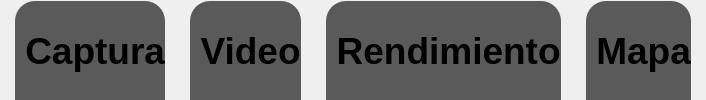
        <widget class="QGroupBox" name="buttonGroupBox">
         <property name="minimumSize">
          <size>
           <width>0</width>
           <height>40</height>
          </size>
         </property>
         <property name="styleSheet">
          <string notr="true">border-radius: 5px;
border-color: rgb(255, 255, 255);</string>
         </property>
         <property name="title">
          <string/>
         </property>
         <layout class="QHBoxLayout" name="horizontalLayout_2">
          <property name="spacing">
           <number>25</number>
          </property>
          <property name="leftMargin">
           <number>15</number>
          </property>
          <property name="topMargin">
           <number>1</number>
          </property>
          <property name="rightMargin">
           <number>15</number>
          </property>
          <property name="bottomMargin">
           <number>0</number>
          </property>
          <item>
           <widget class="QPushButton" name="frameButton">
            <property name="enabled">
             <bool>true</bool>
            </property>
            <property name="sizePolicy">
             <sizepolicy hsizetype="Minimum" vsizetype="Preferred">
              <horstretch>0</horstretch>
              <verstretch>0</verstretch>
             </sizepolicy>
            </property>
            <property name="font">
             <font>
              <family>Ubuntu</family>
              <pointsize>28</pointsize>
              <italic>false</italic>
              <bold>true</bold>
              <strikeout>false</strikeout>
             </font>
            </property>
            <property name="styleSheet">
             <string notr="true">QPushButton {
    background-color:rgb(90, 90, 90) ;
    border: none ; 
	border-top-right-radius: 20px;
	border-top-left-radius: 20px;
	border-bottom-right-radius: 0px;
	border-bottom-left-radius: 0px;
}

QPushButton:hover {
	background-color: qlineargradient(spread:repeat, x1:0.50565, y1:1, x2:0.5, y2:0, stop:0 rgba(113, 120, 138, 220), stop:0.892045 rgba(255,255,255,255));
}
QPushButton:Disabled{
    background-color:rgb(216,216,216) ;
    border: none ; 
	border-top-right-radius: 20px;
	border-top-left-radius: 20px;
	border-bottom-right-radius: 0px;
	border-bottom-left-radius: 0px;
	
	color: rgb(0, 0, 0);
}
</string>
            </property>
            <property name="text">
             <string> Captura</string>
            </property>
            <property name="icon">
             <iconset resource="../../../Recursos/resources.qrc">
              <normaloff>:/Recursos/Icons/captureB.svg</normaloff>
              <disabledoff>:/Recursos/Icons/captureB.svg</disabledoff>:/Recursos/Icons/captureB.svg</iconset>
            </property>
            <property name="iconSize">
             <size>
              <width>40</width>
              <height>40</height>
             </size>
            </property>
            <property name="checkable">
             <bool>false</bool>
            </property>
            <property name="flat">
             <bool>true</bool>
            </property>
           </widget>
          </item>
          <item>
           <widget class="QPushButton" name="videoButton">
            <property name="enabled">
             <bool>true</bool>
            </property>
            <property name="sizePolicy">
             <sizepolicy hsizetype="Minimum" vsizetype="Preferred">
              <horstretch>0</horstretch>
              <verstretch>0</verstretch>
             </sizepolicy>
            </property>
            <property name="font">
             <font>
              <family>Ubuntu</family>
              <pointsize>28</pointsize>
              <italic>false</italic>
              <bold>true</bold>
              <strikeout>false</strikeout>
             </font>
            </property>
            <property name="styleSheet">
             <string notr="true">QPushButton {
    background-color:rgb(90, 90, 90) ;
    border: none ; 
	border-top-right-radius: 20px;
	border-top-left-radius: 20px;
	border-bottom-right-radius: 0px;
	border-bottom-left-radius: 0px;
}

QPushButton:hover {
	background-color: qlineargradient(spread:repeat, x1:0.50565, y1:1, x2:0.5, y2:0, stop:0 rgba(113, 120, 138, 220), stop:0.892045 rgba(255,255,255,255));
}
QPushButton:Disabled{
    background-color:rgb(216,216,216) ;
    border: none ; 
	border-top-right-radius: 20px;
	border-top-left-radius: 20px;
	border-bottom-right-radius: 0px;
	border-bottom-left-radius: 0px;
	
	color: rgb(0, 0, 0);
}</string>
            </property>
            <property name="text">
             <string> Video</string>
            </property>
            <property name="icon">
             <iconset resource="../../../Recursos/resources.qrc">
              <normaloff>:/Recursos/Icons/videoB.svg</normaloff>
              <disabledoff>:/Recursos/Icons/videoB.svg</disabledoff>:/Recursos/Icons/videoB.svg</iconset>
            </property>
            <property name="iconSize">
             <size>
              <width>45</width>
              <height>45</height>
             </size>
            </property>
            <property name="checkable">
             <bool>false</bool>
            </property>
            <property name="flat">
             <bool>true</bool>
            </property>
           </widget>
          </item>
          <item>
           <widget class="QPushButton" name="graphButton">
            <property name="enabled">
             <bool>true</bool>
            </property>
            <property name="sizePolicy">
             <sizepolicy hsizetype="Minimum" vsizetype="Preferred">
              <horstretch>0</horstretch>
              <verstretch>0</verstretch>
             </sizepolicy>
            </property>
            <property name="font">
             <font>
              <family>Ubuntu</family>
              <pointsize>28</pointsize>
              <italic>false</italic>
              <bold>true</bold>
              <strikeout>false</strikeout>
             </font>
            </property>
            <property name="styleSheet">
             <string notr="true">QPushButton {
    background-color:rgb(90, 90, 90) ;
    border: none ; 
	border-top-right-radius: 20px;
	border-top-left-radius: 20px;
	border-bottom-right-radius: 0px;
	border-bottom-left-radius: 0px;
}

QPushButton:hover {
	background-color: qlineargradient(spread:repeat, x1:0.50565, y1:1, x2:0.5, y2:0, stop:0 rgba(113, 120, 138, 220), stop:0.892045 rgba(255,255,255,255));
}
QPushButton:Disabled{
    background-color:rgb(216,216,216) ;
    border: none ; 
	border-top-right-radius: 20px;
	border-top-left-radius: 20px;
	border-bottom-right-radius: 0px;
	border-bottom-left-radius: 0px;
	
	color: rgb(0, 0, 0);
}</string>
            </property>
            <property name="text">
             <string> Rendimiento</string>
            </property>
            <property name="icon">
             <iconset resource="../../../Recursos/resources.qrc">
              <normaloff>:/Recursos/Icons/graphB.svg</normaloff>
              <disabledoff>:/Recursos/Icons/graphB.svg</disabledoff>:/Recursos/Icons/graphB.svg</iconset>
            </property>
            <property name="iconSize">
             <size>
              <width>40</width>
              <height>40</height>
             </size>
            </property>
            <property name="checkable">
             <bool>false</bool>
            </property>
            <property name="flat">
             <bool>true</bool>
            </property>
           </widget>
          </item>
          <item>
           <widget class="QPushButton" name="mapButton">
            <property name="sizePolicy">
             <sizepolicy hsizetype="Minimum" vsizetype="Preferred">
              <horstretch>0</horstretch>
              <verstretch>0</verstretch>
             </sizepolicy>
            </property>
            <property name="font">
             <font>
              <family>Ubuntu</family>
              <pointsize>28</pointsize>
              <italic>false</italic>
              <bold>true</bold>
              <strikeout>false</strikeout>
             </font>
            </property>
            <property name="styleSheet">
             <string notr="true">QPushButton {
    background-color:rgb(90, 90, 90) ;
border: none ; 
	border-top-right-radius: 20px;
	border-top-left-radius: 20px;
	border-bottom-right-radius: 0px;
	border-bottom-left-radius: 0px;
}

QPushButton:hover {
	background-color: qlineargradient(spread:repeat, x1:0.50565, y1:1, x2:0.5, y2:0, stop:0 rgba(113, 120, 138, 220), stop:0.892045 rgba(255,255,255,255));
}

QPushButton:Disabled{
    background-color:rgb(216,216,216) ;
    border: none ; 
	border-top-right-radius: 20px;
	border-top-left-radius: 20px;
	border-bottom-right-radius: 0px;
	border-bottom-left-radius: 0px;
	
	color: rgb(0, 0, 0);
}</string>
            </property>
            <property name="text">
             <string> Mapa</string>
            </property>
            <property name="icon">
             <iconset resource="../../../Recursos/resources.qrc">
              <normaloff>:/Recursos/Icons/mapB.svg</normaloff>
              <disabledoff>:/Recursos/Icons/mapB.svg</disabledoff>:/Recursos/Icons/mapB.svg</iconset>
            </property>
            <property name="iconSize">
             <size>
              <width>40</width>
              <height>40</height>
             </size>
            </property>
            <property name="checkable">
             <bool>false</bool>
            </property>
            <property name="flat">
             <bool>true</bool>
            </property>
           </widget>
          </item>
         </layout>
        </widget>
